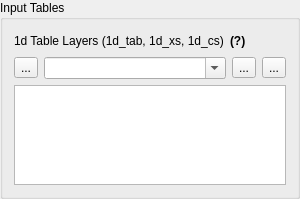
         <widget class="QgsCollapsibleGroupBox" name="gbTables">
          <property name="title">
           <string>Input Tables</string>
          </property>
          <property name="collapsed">
           <bool>true</bool>
          </property>
          <layout class="QVBoxLayout" name="verticalLayout_4">
           <item>
            <layout class="QVBoxLayout" name="InputTableLayout">
             <item>
              <layout class="QHBoxLayout" name="horizontalLayout_34">
               <item>
                <widget class="QLabel" name="label_3">
                 <property name="text">
                  <string>1d Table Layers (1d_tab, 1d_xs, 1d_cs)</string>
                 </property>
                </widget>
               </item>
               <item>
                <widget class="QLabel" name="inputTablesToolTip">
                 <property name="text">
                  <string>&lt;html&gt;&lt;head/&gt;&lt;body&gt;&lt;p&gt;&lt;span style=&quot; font-weight:600;&quot;&gt;(?)&lt;/span&gt;&lt;/p&gt;&lt;/body&gt;&lt;/html&gt;</string>
                 </property>
                </widget>
               </item>
               <item>
                <spacer name="horizontalSpacer_50">
                 <property name="orientation">
                  <enum>Qt::Horizontal</enum>
                 </property>
                 <property name="sizeHint" stdset="0">
                  <size>
                   <width>40</width>
                   <height>20</height>
                  </size>
                 </property>
                </spacer>
               </item>
              </layout>
             </item>
             <item>
              <layout class="QHBoxLayout" name="horizontalLayout_3">
               <item>
                <widget class="QToolButton" name="browseInputTables">
                 <property name="text">
                  <string>...</string>
                 </property>
                </widget>
               </item>
               <item>
                <widget class="QComboBox" name="cboInputTables">
                 <property name="editable">
                  <bool>true</bool>
                 </property>
                </widget>
               </item>
               <item>
                <widget class="QToolButton" name="btnAddTables">
                 <property name="text">
                  <string>...</string>
                 </property>
                </widget>
               </item>
               <item>
                <widget class="QToolButton" name="btnRemoveTables">
                 <property name="text">
                  <string>...</string>
                 </property>
                </widget>
               </item>
              </layout>
             </item>
             <item>
              <widget class="QListWidget" name="lwTables">
               <property name="maximumSize">
                <size>
                 <width>16777215</width>
                 <height>100</height>
                </size>
               </property>
               <property name="selectionMode">
                <enum>QAbstractItemView::ExtendedSelection</enum>
               </property>
              </widget>
             </item>
            </layout>
           </item>
          </layout>
         </widget>
